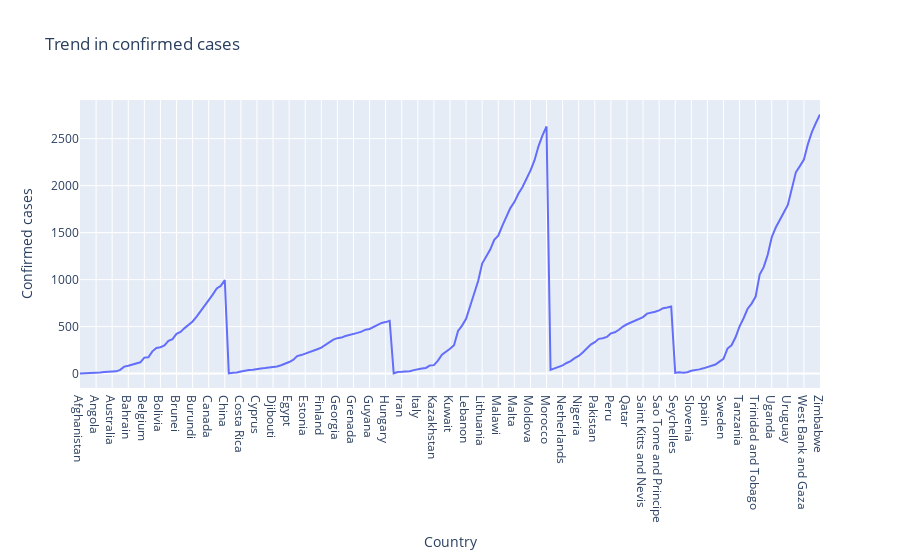

The cell this chart's notebook holds for it:
### Code cell
# Importing the required modules to plot the graph

import plotly.graph_objects as go
import numpy as np

# Setting X and Y axes

x = bivariate_analysis['Country/Region'].unique()
y = bivariate_analysis['Confirmed'].unique()

# Plotting the graph

fig = go.Figure(data=go.Scatter(x=x,y=y))
fig.update_layout(title='Trend in confirmed cases',
                   xaxis_title='Country',
                   yaxis_title='Confirmed cases')
fig.show()

### Figure 1 — Plotly figure (JSON) as saved in the notebook; plotly's stock layout.template omitted (floating-point values rounded to 4 significant figures; data arrays with more than 128 entries replaced by an {"elided": "..."} marker saying what was removed)
{"data": [{"type": "scatter", "x": {"elided": "185 str values"}, "y": {"elided": "2614 str values"}}], "layout": {"title": {"text": "Trend in confirmed cases"}, "xaxis": {"title": {"text": "Country"}}, "yaxis": {"title": {"text": "Confirmed cases"}}}}
